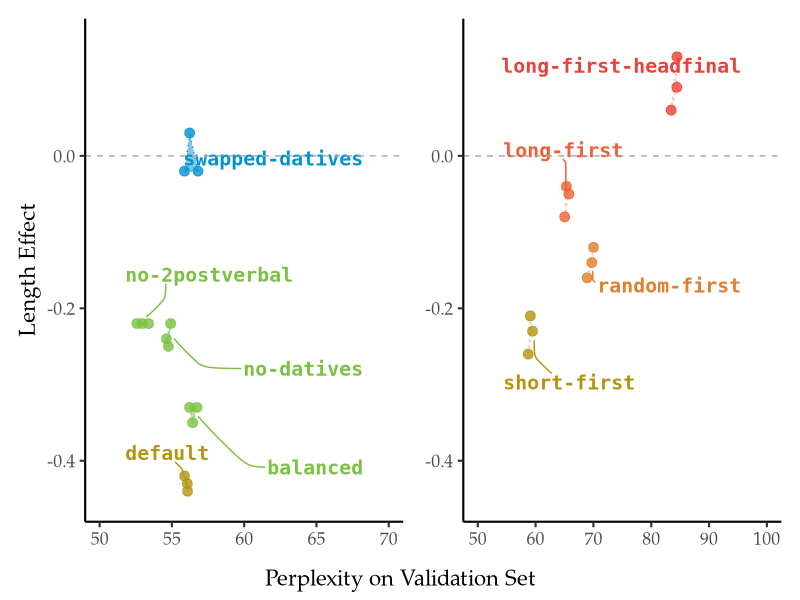

This chart was generated by the following R code:
library(ggplot2)
library(ggrepel)
library(dplyr)

models <- c("default", "balanced", "no-datives", "no-2postverbal", "swapped-datives", "short-first", "random-first", "long-first", "long-first-headfinal")

perplexity11 <- c(55.8783, 56.7330, 54.7594, 52.5822, 56.8073, 58.7264, 68.9270, 65.0329, 84.4295)
perplexity21 <- c(56.0843, 56.2217, 54.6205, 53.3849, 56.2284, 59.4645, 69.7249, 65.7562, 83.4488)
perplexity31 <- c(56.0703, 56.4282, 54.9127, 52.9432, 55.8687, 59.0923, 70.0242, 65.3294, 84.4588)
length_correlation11 <- c(-0.42, -0.33, -0.25, -0.22, -0.02, -0.26, -0.16, -0.08, 0.09)
length_correlation21 <- c(-0.44, -0.33, -0.24, -0.22, 0.03, -0.23, -0.14, -0.05, 0.06)
length_correlation31 <- c(-0.43, -0.35, -0.22, -0.22, -0.02, -0.21, -0.12, -0.04, 0.13)

perplexity12 <- c(72.4579, 68.1873, 95.8001, 88.7164, 66.2403, 126.7526, 128.9045, 237.4193, 489.0652)
perplexity22 <- c(68.7662, 67.9749, 93.5631, 95.3959, 65.7810, 126.1385, 131.3553, 231.2658, 490.2303)
perplexity32 <- c(70.9149, 68.3654, 97.5819, 92.1907, 65.2441, 126.5920, 128.7704, 245.2448, 479.1083)
length_correlation12 <- c(-0.42, -0.33, -0.25, -0.22, -0.02, -0.26, -0.16, -0.08, 0.09)
length_correlation22 <- c(-0.44, -0.33, -0.24, -0.22, 0.03, -0.23, -0.14, -0.05, 0.06)
length_correlation32 <- c(-0.43, -0.35, -0.22, -0.22, -0.02, -0.21, -0.12, -0.04, 0.13)

generate_color <- function(value, min_val, max_val, low_color = "#0000ff", mid_color = "#000080", high_color = "#000000") {
  if (max_val == min_val) {
    normalized_value = 0.5
  } else {
    normalized_value = (value - min_val) / (max_val - min_val)
  }
  color_func <- colorRamp(c(low_color, mid_color, high_color))
  rgb_values <- color_func(normalized_value)
  return(rgb(rgb_values[1], rgb_values[2], rgb_values[3], maxColorValue = 255))
}

direct_shortness <- c(-0.329, 0, 0, 0, 0.329)
indirect_shortness <- c(0.238, 0.385, 0.532, 0.65)
direct_colors <- sapply(direct_shortness, function(val) generate_color(val, -0.329, 0.329, "#b59410ff", "#7bc043ff", "#0392cfff"))
indirect_colors <- sapply(indirect_shortness, function(val) generate_color(val, 0.238, 0.65, "#b59410ff", "#f37736ff", "#ee4035ff"))
model_colors <- c(direct_colors, indirect_colors)
names(model_colors) <- models

model_data_long_1 <- data.frame(
  Model = rep(models, 3),
  Perplexity = c(perplexity11, perplexity21, perplexity31),
  LengthCorrelation = c(length_correlation11, length_correlation21, length_correlation31),
  Seed = rep(c("Seed 1", "Seed 2", "Seed 3"), each = length(models))
) %>%
  mutate(
    color = model_colors[Model],
    Plot = "Plot 1"
  )

seed_pairs_1 <- rbind(
  data.frame(
    Model = models,
    x = perplexity11, 
    y = length_correlation11,
    xend = perplexity21, 
    yend = length_correlation21
  ),
  data.frame(
    Model = models,
    x = perplexity21, 
    y = length_correlation21,
    xend = perplexity31, 
    yend = length_correlation31
  ),
  data.frame(
    Model = models,
    x = perplexity31, 
    y = length_correlation31,
    xend = perplexity11, 
    yend = length_correlation11
  )
) %>%
  mutate(
    color = model_colors[Model],
    Plot = "Plot 1"
  )

hull_data_1 <- model_data_long_1 %>%
  group_by(Model) %>%
  slice(chull(Perplexity, LengthCorrelation)) %>%
  mutate(
    color = model_colors[Model],
    Plot = "Plot 1"
  )

model_data_long_2 <- data.frame(
  Model = rep(models, 3),
  Perplexity = c(perplexity12, perplexity22, perplexity32),
  LengthCorrelation = c(length_correlation12, length_correlation22, length_correlation32),
  Seed = rep(c("Seed 1", "Seed 2", "Seed 3"), each = length(models))
) %>%
  mutate(
    color = model_colors[Model],
    Plot = "Plot 2"
  )

seed_pairs_2 <- rbind(
  data.frame(
    Model = models,
    x = perplexity12, 
    y = length_correlation12,
    xend = perplexity22, 
    yend = length_correlation22
  ),
  data.frame(
    Model = models,
    x = perplexity22, 
    y = length_correlation22,
    xend = perplexity32, 
    yend = length_correlation32
  ),
  data.frame(
    Model = models,
    x = perplexity32, 
    y = length_correlation32,
    xend = perplexity12, 
    yend = length_correlation12
  )
) %>%
  mutate(
    color = model_colors[Model],
    Plot = "Plot 2"
  )

hull_data_2 <- model_data_long_2 %>%
  group_by(Model) %>%
  slice(chull(Perplexity, LengthCorrelation)) %>%
  mutate(
    color = model_colors[Model],
    Plot = "Plot 2"
  )

combined_data <- bind_rows(model_data_long_1, model_data_long_2)
combined_seed_pairs <- bind_rows(seed_pairs_1, seed_pairs_2)
combined_hull_data <- bind_rows(hull_data_1, hull_data_2)

library(patchwork)
library(grid)

library(patchwork)

plot1 <- ggplot(combined_hull_data %>% filter(Plot == "Plot 1") %>% filter(Model %in% c("default", "balanced", "no-datives", "no-2postverbal", "swapped-datives"))) +
  geom_polygon(aes(x = Perplexity, y = LengthCorrelation, fill = color, group = interaction(Model, Plot)),
               alpha = 0.5) +
  geom_segment(data = combined_seed_pairs %>% filter(Plot == "Plot 1")
               %>% filter(Model %in% c("default", "balanced", "no-datives", "no-2postverbal", "swapped-datives")), 
               aes(x = x, y = y, xend = xend, yend = yend, color = color),
               alpha = 0.8, linetype = "dotted") +
  geom_point(data = combined_data %>% filter(Plot == "Plot 1")
             %>% filter(Model %in% c("default", "balanced", "no-datives", "no-2postverbal", "swapped-datives")), 
             aes(x = Perplexity, y = LengthCorrelation, color = color),
             size = 3, alpha = 0.8) +
  geom_text_repel(data = combined_data %>%
                    filter(Plot == "Plot 1") %>%
                    filter(Model %in% c("default", "balanced", "no-datives", "no-2postverbal", "swapped-datives")) %>%
                    group_by(Model) %>%
                    summarize(AvgPerplexity = mean(Perplexity),
                              AvgLengthCorrelation = mean(LengthCorrelation),
                              color = first(color)),
                  aes(x = AvgPerplexity, y = AvgLengthCorrelation, label = Model, color = color),
                  box.padding = 2,
                  point.padding = 0.5,
                  segment.curvature = -0.1,
                  segment.ncp = 3,
                  segment.angle = 20,
                  force = 3,
                  size = 5, show.legend = FALSE, family = "Inconsolata", fontface = "bold") +
  geom_hline(yintercept = 0, linetype = "dashed", color = "darkgrey") +
  scale_color_identity(aesthetics = c("color", "fill")) +
  scale_x_continuous(limits = c(50, 70)) +
  scale_y_continuous(limits = c(-0.45, 0.15)) +
  theme_classic(base_family = "Palatino", base_size = 16) +
  labs(
    x = NULL,
    y = "Length Effect"
  ) +
  theme(
    plot.title = element_blank(),
    plot.caption = element_text(hjust = 0),
    legend.position = "none"
  )

plot2 <- ggplot(combined_hull_data %>% filter(Plot == "Plot 1") %>% filter(Model %in% c("short-first", "random-first", "long-first", "long-first-headfinal"))) +
  geom_polygon(aes(x = Perplexity, y = LengthCorrelation, fill = color, group = interaction(Model, Plot)),
               alpha = 0.1) +
  geom_segment(data = combined_seed_pairs %>% filter(Plot == "Plot 1") %>% filter(Model %in% c("short-first", "random-first", "long-first", "long-first-headfinal")), 
               aes(x = x, y = y, xend = xend, yend = yend, color = color),
               alpha = 0.4, linetype = "dotted") +
  geom_point(data = combined_data %>% filter(Plot == "Plot 1") %>%
               filter(Model %in% c("short-first", "random-first", "long-first", "long-first-headfinal")), 
             aes(x = Perplexity, y = LengthCorrelation, color = color),
             size = 3, alpha = 0.8) +
  geom_text_repel(data = combined_data %>%
                    filter(Plot == "Plot 1") %>% 
                    filter(Model %in% c("short-first", "random-first", "long-first", "long-first-headfinal")) %>%
                    group_by(Model) %>%
                    summarize(AvgPerplexity = mean(Perplexity),
                              AvgLengthCorrelation = mean(LengthCorrelation),
                              color = first(color)),
                  aes(x = AvgPerplexity, y = AvgLengthCorrelation, label = Model, color = color),
                  box.padding = 2,
                  point.padding = 0.5,
                  segment.curvature = -0.1,
                  segment.ncp = 3,
                  segment.angle = 20,
                  force = 3,
                  size = 5, show.legend = FALSE, family = "Inconsolata", fontface = "bold") +
  geom_hline(yintercept = 0, linetype = "dashed", color = "darkgrey") +
  scale_color_identity(aesthetics = c("color", "fill")) +
  scale_x_continuous(limits = c(50, 100)) +
  scale_y_continuous(limits = c(-0.45, 0.15)) + 
  theme_classic(base_family = "Palatino", base_size = 16) +
  labs(
    x = NULL,
    y = NULL
  ) +
  theme(
    plot.title = element_blank(),
    plot.caption = element_text(hjust = 0),
    legend.position = "right",
    legend.box = "vertical"
  )
combined_plot <- plot1 + plot2 + 
  plot_layout(ncol = 2) +
  plot_annotation(
    caption = "Perplexity on Validation Set", 
    theme = theme(
      plot.caption = element_text(
        hjust = 0.5,  
        size = 16, 
        family = "Palatino"
      )
    )
  )

# ggsave("paper/combined_perplexity.svg", combined_plot,  dpi=300, height = 5.29, width=14)
ggsave("paper/combined_perplexity.pdf", combined_plot,  dpi=300, height = 5.29, width=14, device=cairo_pdf)
